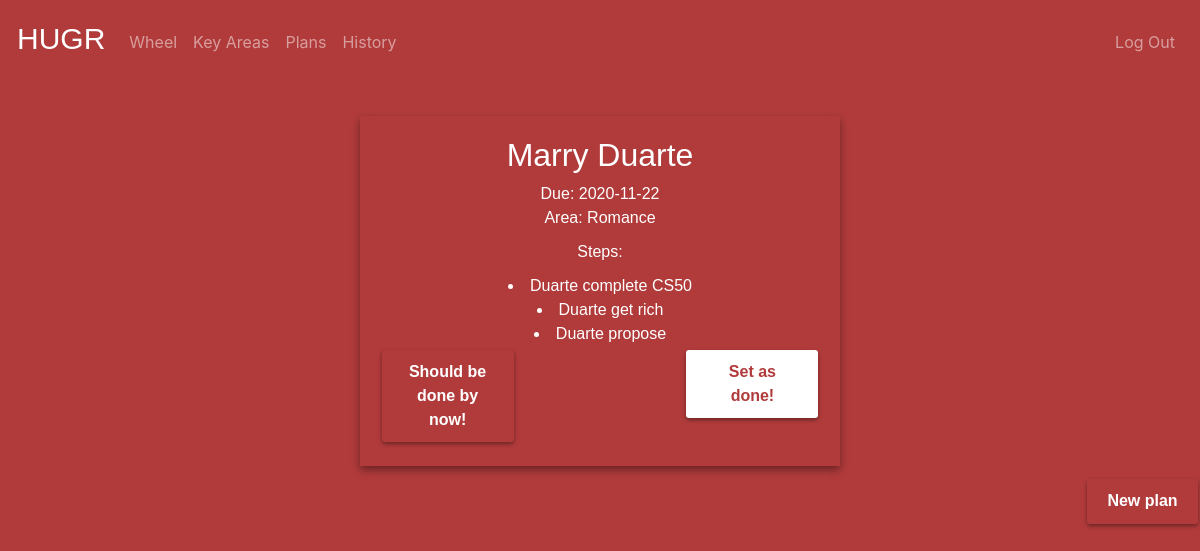
Screenshot of /plan (signed in) with the database file from the repository.
### tables this page shows
CREATE TABLE "plans" ('user_id' integer NOT NULL, 'plan_id' integer PRIMARY KEY AUTOINCREMENT NOT NULL, 'area' text NOT NULL, 'goal' text NOT NULL, 'date' date NOT NULL, 'last_step' text NOT NULL,'last_step1' text NOT NULL,'last_step2' text NOT NULL,'last_step3' text NOT NULL DEFAULT ' ','last_step4' text NOT NULL DEFAULT ' ','last_step5' text NOT NULL DEFAULT ' ','last_step6' text NOT NULL DEFAULT ' ','last_step7' text NOT NULL DEFAULT ' ','last_step8' text NOT NULL DEFAULT ' ','last_step9' text NOT NULL DEFAULT ' ','last_step10' text NOT NULL DEFAULT ' ','completion' integer NOT NULL DEFAULT '0');

### application.py (the view, shortened to what this page needs)
@app.route("/plan", methods=["GET", "POST"])
@login_required
def plan():
    user_id = session["user_id"]
    if request.method == "GET":
        plans = db.execute("SELECT * FROM plans WHERE user_id = :user_id AND completion = 0", user_id=user_id)
        return render_template("plan.html", plans=plans)

### application.py (called while the page is built)
@app.after_request
def after_request(response):
    response.headers["Cache-Control"] = "no-cache, no-store, must-revalidate"
    response.headers["Expires"] = 0
    response.headers["Pragma"] = "no-cache"
    return response

### helpers.py (called while the page is built)
def login_required(f):
    @wraps(f)
    def decorated_function(*args, **kwargs):
        if session.get("user_id") is None:
            return redirect("/login")
        return f(*args, **kwargs)
    return decorated_function

### templates/plan.html (shortened to what this page needs)
{% extends "layout.html" %}
{% block main %}
<div class="image">
    {% for plan in plans %}
        <div class="step_card">
            <div class="card_text">
                <h2>{{ plan["goal"] }}</h2>
                <div>Due: {{ plan["date"] }}</div>
            <div>Area: {{ plan["area"] }}</div>
            <div style="margin: 10px auto">Steps:</div>
              {% if plan["last_step2"] != "" %}
                  <li>{{plan["last_step2"]}}</li>
              {% endif %}
              {% if plan["last_step1"] != "" %}
                  <li>{{plan["last_step1"]}}</li>
              {% endif %}
              {% if plan["last_step"] != "" %}
                  <li>{{plan["last_step"]}}</li>
              {% endif %}
        <button class="custom_button" style="max-width: 30%; font-size: 16px; font-family: Impact, Charcoal, sans-serif; text-align: center; float: left;  background-color: #b13b3b; color:white; " id="{{ plan["plan_id"] }}" ></button>
              <form action="/plan" method="post">
                  <button class="custom_button" style="max-width: 30%; font-size: 16px; font-family: Impact, Charcoal, sans-serif; text-align: center; float: right; background-color: white; color:#b13b3b;" type="submit">
                      <div class="hoverbutton">Set as done!</div>
                  </button>
              </form>
            </div>
        </div>
    {% endfor %}
    <form action="/new_plan">
                  <button class="custom_button" style="max-width: 30%; font-size: 16px; font-family: Impact, Charcoal, sans-serif; text-align: center; float: right; background-color: #b13b3b; color:white;" type="submit">
                      <div class="hoverbutton">New plan</div>
                  </button>
              </form>
</div>
{% endblock %}

### static/styles.css (style rules this page uses)
body { margin:0; overflow-x: hidden; }
.image { position:absolute; width:100%; height:100%; background:#b13b3b; background-size:cover; background-position: center; background-repeat: no-repeat; }
.custom_button { margin: .2em .1em; font-family: "Open Sans", sans-serif; font-weight: 700; font-size: 1em; -webkit-font-smoothing: antialiased; -moz-osx-font-smoothing: grayscale; box-shadow: 0 2px 4px 0 rgba(0,0,0,0.4); border: .15em; border-radius: 3px; padding: 0.65em 1.3em; background-color: #b13b3b; color: white; }
.step_card { margin: 40px auto 10px; max-width: 30rem; box-shadow: 0 4px 8px 0 rgba(0,0,0,0.4); transition: 0.3s; padding: 20px; display: flex; flex-direction: column; background-color: #b13b3b; color: white; font-size: 16px; font-family: Impact, Charcoal, sans-serif; text-align: center; }
.card_text { font-size: 16px; font-family: Impact, Charcoal, sans-serif; text-align: center; }

### rows the page displays
plans: goal "Marry Duarte", date "2020-11-22", area "Romance", last_step2 "Duarte complete CS50", last_step1 "Duarte get rich", last_step "Duarte propose", {{ plan["plan_id"] }} 3 (drawn)
